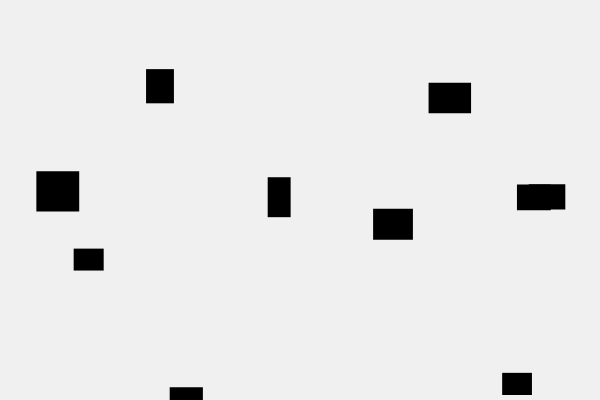
Frame 1 (no input)
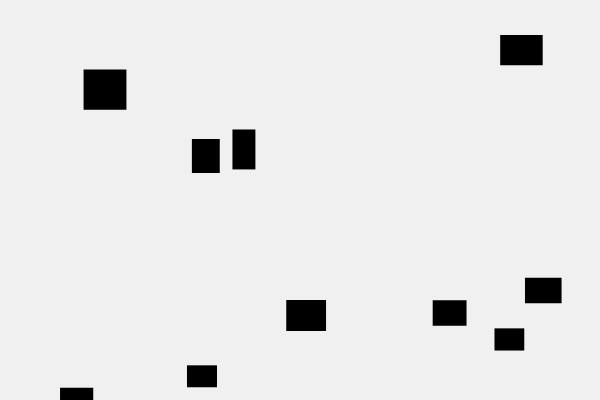
Frame 60 (no input)
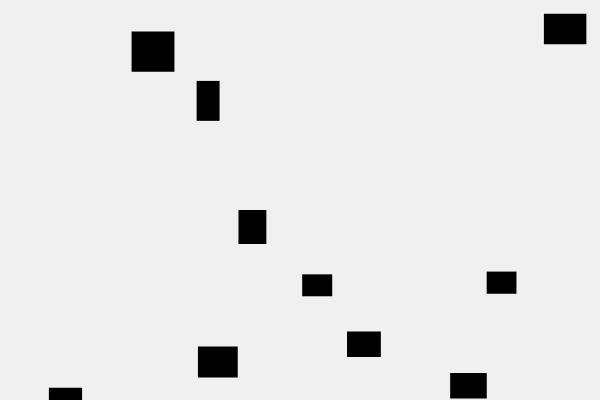
Frame 120 (the mouse pressed at the canvas centre since frame 60)

The p5.js sketch that drew these frames (run headless with seeded random() and noise() and a simulated clock; from frame 60 on, the mouse is pressed at the canvas centre):

// p5.js sketch
// ── sketch.js
let boxes = [];

function setup() {
  createCanvas(600, 400);
  for (let i = 0; i < 10; i++) {
    boxes.push({
      x: random(width),
      y: random(height),
      w: random(20, 50),
      h: random(20, 50),
      vx: random(-2, 2),
      vy: random(-2, 2)
    });
  }
}

function draw() {
  background(240);
  fill(0);
  noStroke();
  for (let b of boxes) {
    rect(b.x, b.y, b.w, b.h);
    b.x += b.vx;
    b.y += b.vy;

    if (b.x < 0 || b.x + b.w > width) b.vx *= -1;
    if (b.y < 0 || b.y + b.h > height) b.vy *= -1;
  }
}
